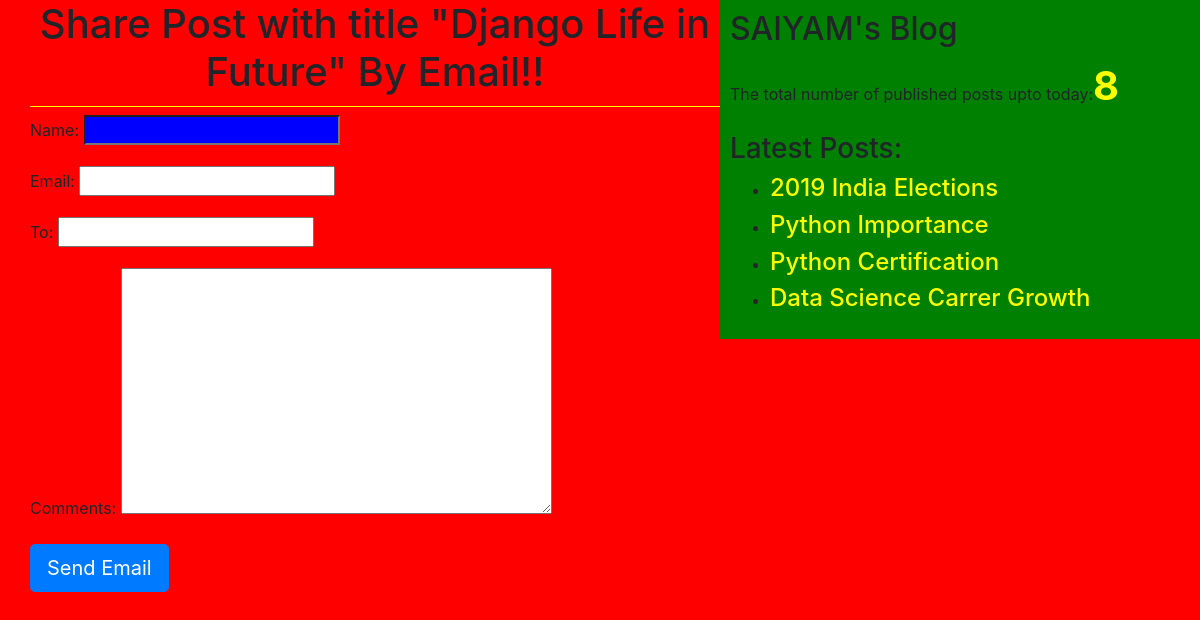
The page /5/share/first on the database its author committed.
### blog/models.py (models this page shows, shortened)
class Post(models.Model):
    STATUS_CHOICES=(('draft','Draft'),('published','Published'))
    title=models.CharField(max_length=256)
    slug=models.SlugField(max_length=264,unique_for_date='publish')
    author=models.ForeignKey(User,on_delete=models.PROTECT,related_name='blog_posts')
    body=models.TextField()
    publish=models.DateTimeField(default=timezone.now)
    created=models.DateTimeField(auto_now_add=True)
    updated=models.DateTimeField(auto_now=True)
    status=models.CharField(max_length=10,choices=STATUS_CHOICES,default='draft')
    objects=CustomManager()
    tags=TaggableManager()
    class Meta:
        ordering=('-publish',)
    def get_absolute_url(self):
        return reverse('post_detail',args=[self.publish.year,self.publish.strftime('%m'),self.publish.strftime('%d'),self.slug])

### blog/views.py (the view)
# urls.py: url(r'^(?P<id>\d+)/share/first', views.mail_send_view),
def mail_send_view(request,id):
    post=get_object_or_404(Post,id=id,status='published')
    sent=False
    if request.method=='POST':
        form=EmailSendForm(request.POST)
        if form.is_valid():
            cd=form.cleaned_data
            subject='{}({}) recommends to you read"{}"'.format(cd['name'],cd['email'],post.title)
            post_url=request.build_absolute_uri(post.get_absolute_url())
            message='Read Post At:\n {}\n\n{}\'s Comments:\n{}'.format(post_url,cd['name'],cd['comments'])
            send_mail(subject,message,'saiyam@blog.com',[cd['to']])
            sent=True
    else:
        form=EmailSendForm()
    return render(request,'blog/sharebymail.html',{'form':form,'post':post,'sent':sent})

### blog/forms.py
class EmailSendForm(forms.Form):
    name=forms.CharField()
    email=forms.EmailField()
    to=forms.EmailField()
    comments=forms.CharField(required=False,widget=forms.Textarea)

### blog/models.py (called while the page is built)
    def get_queryset(self):
        return super().get_queryset().filter(status='published')

### blog/templatetags/blog_tags.py (called while the page is built)
@register.simple_tag(name='my_tag')
def total_posts():
    return Post.objects.count()

@register.inclusion_tag('blog/latest_posts123.html')
def show_latest_posts(count=3):
    latest_posts=Post.objects.order_by('-publish')[:count]
    return {'latest_posts':latest_posts}

### templates/blog/sharebymail.html (shortened to what this page needs)
{%extends 'blog/base.html' %}
    {%block content%}
      {%if sent%}
      <h1>Email successfully sent!!</h1>
      <h2>Post with the title:{{post.title}} information shared by email</h2>
      {%else%}
      <h1>Share Post with title "{{post.title}}" By Email!!</h1>
        <form method='POST'>
          {{form.as_p}}
          <input type="submit" class='btn btn-primary btn-lg' value="Send Email">
        </form>
      {%endif%}
    {%endblock%}

### templates/blog/latest_posts123.html
<ul>
  {%for post in latest_posts%}
  <li><a href="{{post.get_absolute_url}}"><h4>{{post.title}}</h4></a></li>
  {%endfor%}
</ul>

### static/css/blog1.css (style rules this page uses)
h1 { text-align: center; border-bottom: 1px solid yellow; padding-bottom: 10px; }
body { background-color: red; }
a { color:yellow; }
input[type='text'] { background: blue; color: white; }

### rows shown on the page
Post: title "Django Life in Future"
Post: title "2019 India Elections"
Post: title "Python Importance"
Post: title "Python Certification"
Post: title "Data Science Carrer Growth"
